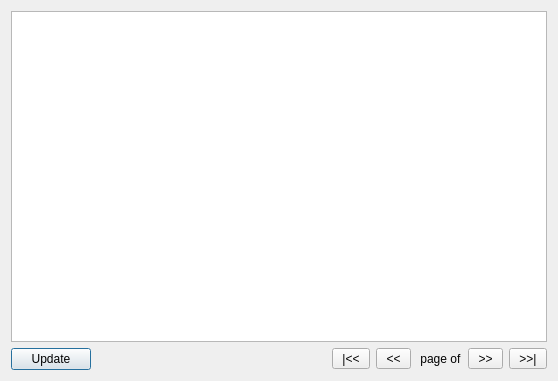
<?xml version="1.0" encoding="UTF-8"?>
<ui version="4.0">
 <class>AllProductsDialog</class>
 <widget class="QDialog" name="AllProductsDialog">
  <property name="geometry">
   <rect>
    <x>0</x>
    <y>0</y>
    <width>558</width>
    <height>381</height>
   </rect>
  </property>
  <property name="windowTitle">
   <string>Dialog</string>
  </property>
  <layout class="QVBoxLayout" name="verticalLayout_2">
   <item>
    <layout class="QVBoxLayout" name="verticalLayout">
     <item>
      <widget class="QTableView" name="tableView"/>
     </item>
     <item>
      <layout class="QHBoxLayout" name="horizontalLayout_4">
       <item>
        <widget class="QPushButton" name="update_button">
         <property name="maximumSize">
          <size>
           <width>100</width>
           <height>50</height>
          </size>
         </property>
         <property name="text">
          <string>Update</string>
         </property>
        </widget>
       </item>
       <item>
        <spacer name="horizontalSpacer_2">
         <property name="orientation">
          <enum>Qt::Horizontal</enum>
         </property>
         <property name="sizeHint" stdset="0">
          <size>
           <width>40</width>
           <height>20</height>
          </size>
         </property>
        </spacer>
       </item>
       <item>
        <layout class="QHBoxLayout" name="horizontalLayout_3">
         <item>
          <layout class="QHBoxLayout" name="horizontalLayout">
           <item>
            <widget class="QToolButton" name="first_page_button">
             <property name="text">
              <string> |&lt;&lt; </string>
             </property>
            </widget>
           </item>
           <item>
            <widget class="QToolButton" name="prev_button">
             <property name="text">
              <string> &lt;&lt; </string>
             </property>
            </widget>
           </item>
          </layout>
         </item>
         <item>
          <widget class="QLabel" name="page_label">
           <property name="text">
            <string> page of</string>
           </property>
          </widget>
         </item>
         <item>
          <layout class="QHBoxLayout" name="horizontalLayout_2">
           <item>
            <widget class="QToolButton" name="next_button">
             <property name="text">
              <string> &gt;&gt; </string>
             </property>
            </widget>
           </item>
           <item>
            <widget class="QToolButton" name="last_page_button">
             <property name="text">
              <string> &gt;&gt;| </string>
             </property>
            </widget>
           </item>
          </layout>
         </item>
        </layout>
       </item>
      </layout>
     </item>
    </layout>
   </item>
  </layout>
 </widget>
 <resources/>
 <connections/>
</ui>
